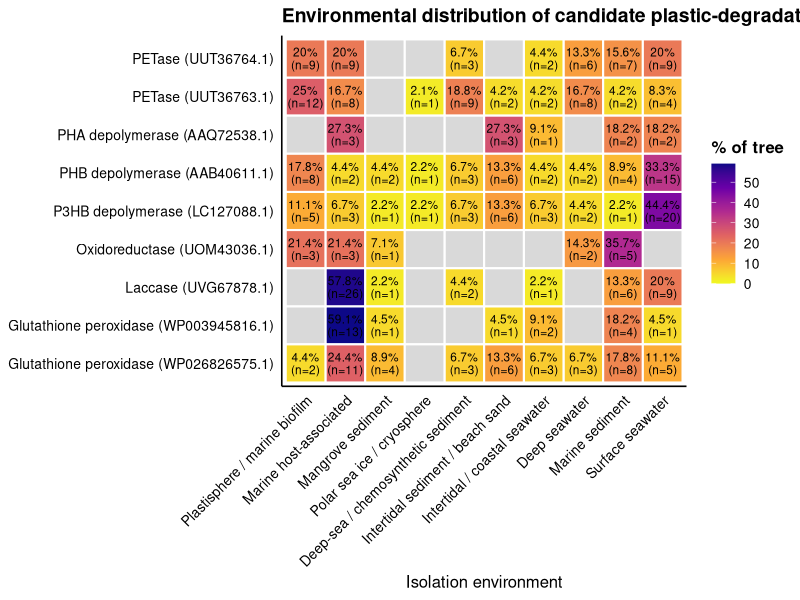
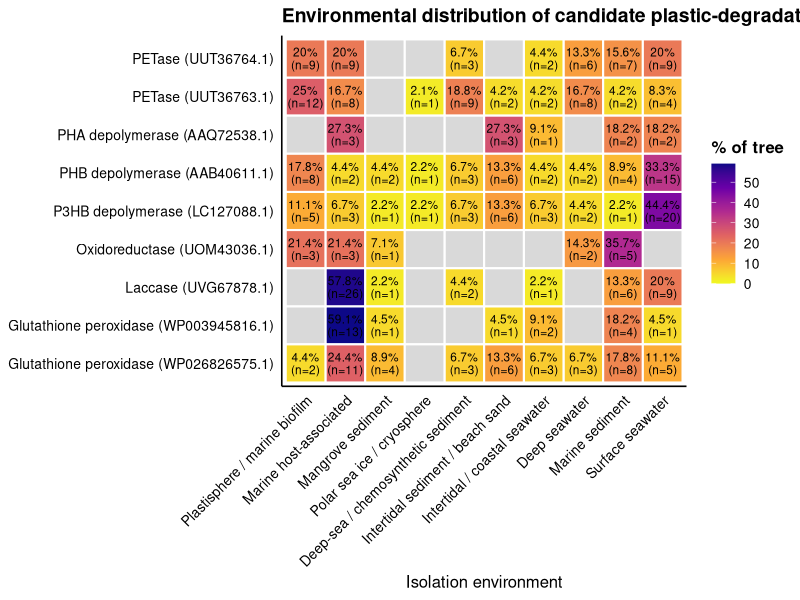
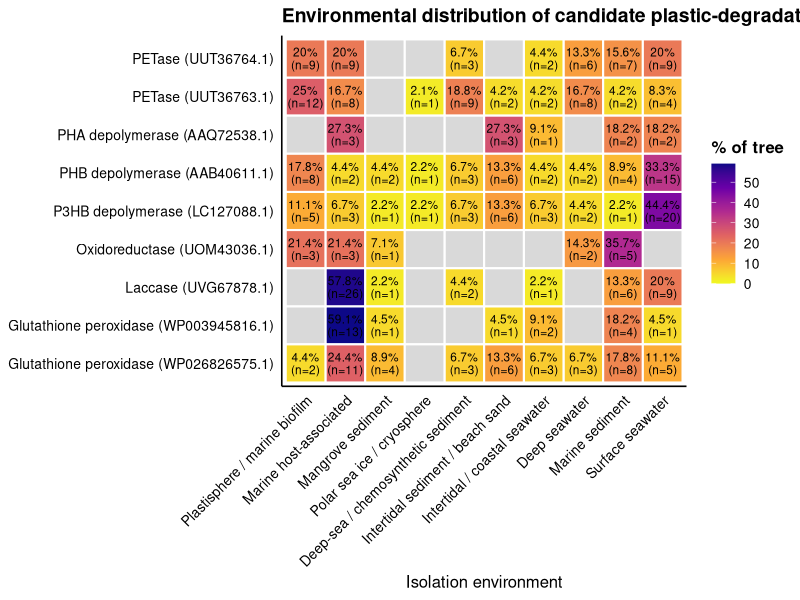

Write R code to recreate these figures, in order.
# ============================================================
# Environmental distribution heatmap for 9 phylogenetic trees
# Values = % of sequences in each tree assigned to each
# environmental isolation group
# ============================================================

library(tidyverse)
library(viridis)

# ------------------------------------------------------------
# 1. Enter environmental-group counts for each tree
# ------------------------------------------------------------

env_counts <- tribble(
  ~Protein, ~Environment, ~Count,
  
  # PHA
  "PHA depolymerase (AAQ72538.1)", "Intertidal sediment / beach sand", 3,
  "PHA depolymerase (AAQ72538.1)", "Marine host-associated", 3,
  "PHA depolymerase (AAQ72538.1)", "Marine sediment", 2,
  "PHA depolymerase (AAQ72538.1)", "Surface seawater", 2,
  "PHA depolymerase (AAQ72538.1)", "Intertidal / coastal seawater", 1,
  
  # PETase183
  "PETase (UUT36764.1)", "Surface seawater", 9,
  "PETase (UUT36764.1)", "Marine host-associated", 9,
  "PETase (UUT36764.1)", "Plastisphere / marine biofilm", 9,
  "PETase (UUT36764.1)", "Marine sediment", 7,
  "PETase (UUT36764.1)", "Deep seawater", 6,
  "PETase (UUT36764.1)", "Deep-sea / chemosynthetic sediment", 3,
  "PETase (UUT36764.1)", "Intertidal / coastal seawater", 2,
  
  # PETase184
  "PETase (UUT36763.1)", "Plastisphere / marine biofilm", 12,
  "PETase (UUT36763.1)", "Deep-sea / chemosynthetic sediment", 9,
  "PETase (UUT36763.1)", "Deep seawater", 8,
  "PETase (UUT36763.1)", "Marine host-associated", 8,
  "PETase (UUT36763.1)", "Surface seawater", 4,
  "PETase (UUT36763.1)", "Intertidal sediment / beach sand", 2,
  "PETase (UUT36763.1)", "Intertidal / coastal seawater", 2,
  "PETase (UUT36763.1)", "Marine sediment", 2,
  "PETase (UUT36763.1)", "Polar sea ice / cryosphere", 1,
  
  # Poly(3-hydroxybutyrate) depolymerase
  "P3HB depolymerase (LC127088.1)",
  "Surface seawater", 20,
  "P3HB depolymerase (LC127088.1)",
  "Intertidal sediment / beach sand", 6,
  "P3HB depolymerase (LC127088.1)",
  "Plastisphere / marine biofilm", 5,
  "P3HB depolymerase (LC127088.1)",
  "Marine host-associated", 3,
  "P3HB depolymerase (LC127088.1)",
  "Intertidal / coastal seawater", 3,
  "P3HB depolymerase (LC127088.1)",
  "Deep-sea / chemosynthetic sediment", 3,
  "P3HB depolymerase (LC127088.1)",
  "Deep seawater", 2,
  "P3HB depolymerase (LC127088.1)",
  "Polar sea ice / cryosphere", 1,
  "P3HB depolymerase (LC127088.1)",
  "Marine sediment", 1,
  "P3HB depolymerase (LC127088.1)",
  "Mangrove sediment", 1,
  
  # PHB
  "PHB depolymerase (AAB40611.1)", "Surface seawater", 15,
  "PHB depolymerase (AAB40611.1)", "Plastisphere / marine biofilm", 8,
  "PHB depolymerase (AAB40611.1)", "Intertidal sediment / beach sand", 6,
  "PHB depolymerase (AAB40611.1)", "Marine sediment", 4,
  "PHB depolymerase (AAB40611.1)", "Deep-sea / chemosynthetic sediment", 3,
  "PHB depolymerase (AAB40611.1)", "Intertidal / coastal seawater", 2,
  "PHB depolymerase (AAB40611.1)", "Mangrove sediment", 2,
  "PHB depolymerase (AAB40611.1)", "Marine host-associated", 2,
  "PHB depolymerase (AAB40611.1)", "Deep seawater", 2,
  "PHB depolymerase (AAB40611.1)", "Polar sea ice / cryosphere", 1,
  
  # Oxidoreductase
  "Oxidoreductase (UOM43036.1)", "Marine sediment", 5,
  "Oxidoreductase (UOM43036.1)", "Marine host-associated", 3,
  "Oxidoreductase (UOM43036.1)", "Plastisphere / marine biofilm", 3,
  "Oxidoreductase (UOM43036.1)", "Deep seawater", 2,
  "Oxidoreductase (UOM43036.1)", "Mangrove sediment", 1,
  
  # Laccase
  "Laccase (UVG67878.1)", "Marine host-associated", 26,
  "Laccase (UVG67878.1)", "Surface seawater", 9,
  "Laccase (UVG67878.1)", "Marine sediment", 6,
  "Laccase (UVG67878.1)", "Deep-sea / chemosynthetic sediment", 2,
  "Laccase (UVG67878.1)", "Intertidal / coastal seawater", 1,
  "Laccase (UVG67878.1)", "Mangrove sediment", 1,
  
  # Glutathione peroxidase WP_003945816.1
  "Glutathione peroxidase (WP003945816.1)",
  "Marine host-associated", 13,
  "Glutathione peroxidase (WP003945816.1)",
  "Marine sediment", 4,
  "Glutathione peroxidase (WP003945816.1)",
  "Intertidal / coastal seawater", 2,
  "Glutathione peroxidase (WP003945816.1)",
  "Mangrove sediment", 1,
  "Glutathione peroxidase (WP003945816.1)",
  "Surface seawater", 1,
  "Glutathione peroxidase (WP003945816.1)",
  "Intertidal sediment / beach sand", 1,
  
  # Glutathione peroxidase WP_026826575.1
  "Glutathione peroxidase (WP026826575.1)",
  "Marine host-associated", 11,
  "Glutathione peroxidase (WP026826575.1)",
  "Marine sediment", 8,
  "Glutathione peroxidase (WP026826575.1)",
  "Intertidal sediment / beach sand", 6,
  "Glutathione peroxidase (WP026826575.1)",
  "Surface seawater", 5,
  "Glutathione peroxidase (WP026826575.1)",
  "Mangrove sediment", 4,
  "Glutathione peroxidase (WP026826575.1)",
  "Deep-sea / chemosynthetic sediment", 3,
  "Glutathione peroxidase (WP026826575.1)",
  "Deep seawater", 3,
  "Glutathione peroxidase (WP026826575.1)",
  "Intertidal / coastal seawater", 3,
  "Glutathione peroxidase (WP026826575.1)",
  "Plastisphere / marine biofilm", 2
)

# ------------------------------------------------------------
# 2. Define environmental-category and protein order
# ------------------------------------------------------------

environment_order <- c(
  "Plastisphere / marine biofilm",
  "Marine host-associated",
  "Mangrove sediment",
  "Polar sea ice / cryosphere",
  "Deep-sea / chemosynthetic sediment",
  "Intertidal sediment / beach sand",
  "Intertidal / coastal seawater",
  "Deep seawater",
  "Marine sediment",
  "Surface seawater"
)

protein_order <- c(
  "PETase (UUT36764.1)",
  "PETase (UUT36763.1)",
  "PHA depolymerase (AAQ72538.1)",
  "PHB depolymerase (AAB40611.1)",
  "P3HB depolymerase (LC127088.1)",
  "Oxidoreductase (UOM43036.1)",
  "Laccase (UVG67878.1)",
  "Glutathione peroxidase (WP003945816.1)",
  "Glutathione peroxidase (WP026826575.1)"
)


# ------------------------------------------------------------
# Prepare heatmap data
# ------------------------------------------------------------

heatmap_data <- env_counts %>%
  complete(
    Protein = protein_order,
    Environment = environment_order,
    fill = list(Count = 0)
  ) %>%
  group_by(Protein) %>%
  mutate(
    Total = sum(Count),
    Percent = (Count / Total) * 100
  ) %>%
  ungroup() %>%
  mutate(
    # Make zero-count cells NA so they can be colored gray
    Percent_plot = ifelse(Count == 0, NA, Percent),
    
    Protein = factor(
      Protein,
      levels = rev(protein_order)
    ),
    
    Environment = factor(
      Environment,
      levels = environment_order
    )
  )


# ------------------------------------------------------------
# Create heatmap
# ------------------------------------------------------------

p <- ggplot(
  heatmap_data,
  aes(
    x = Environment,
    y = Protein,
    fill = Percent_plot
  )
) +
  
  # Heatmap cells
  geom_tile(
    color = "white",
    linewidth = 0.7
  ) +
  
  # Percentage + raw sequence count
  # Empty cells remain unlabeled
  geom_text(
    aes(
      label = ifelse(
        Count == 0,
        "",
        paste0(
          round(Percent, 1),
          "%\n(n=", Count, ")"
        )
      )
    ),
    size = 3,
    lineheight = 0.9
  ) +
  
  # Plasma palette:
  # purple -> pink -> orange -> yellow
  scale_fill_viridis_c(
    option = "C",
    direction = -1,
    na.value = "grey85",
    limits = c(
      0,
      max(heatmap_data$Percent, na.rm = TRUE)
    ),
    name = "% of tree"
  ) +
  
  labs(
    x = "Isolation environment",
    y = NULL,
    title = paste(
      "Environmental distribution of",
      "candidate plastic-degradation-associated proteins"
    )
  ) +
  
  theme_classic(
    base_size = 12
  ) +
  
  theme(
    axis.text.x = element_text(
      angle = 45,
      hjust = 1,
      vjust = 1,
      size = 10,
      color = "black"
    ),
    
    axis.text.y = element_text(
      size = 10,
      color = "black"
    ),
    
    axis.ticks = element_blank(),
    
    panel.grid = element_blank(),
    
    plot.title = element_text(
      size = 14,
      face = "bold",
      hjust = 0
    ),
    
    legend.title = element_text(
      face = "bold"
    ),
    
    legend.text = element_text(
      size = 10
    )
  )

# Display heatmap
p


# ------------------------------------------------------------
# Save publication-quality versions
# ------------------------------------------------------------
setwd("/Users/sabrinaelkassas/Downloads")
ggsave(
  filename = "Environmental_distribution_heatmap.png",
  plot = p,
  width = 11,
  height = 7,
  units = "in",
  dpi = 600,
  bg = "white"
)

ggsave(
  filename = "Environmental_distribution_heatmap.svg",
  plot = p,
  width = 11,
  height = 7,
  units = "in")
